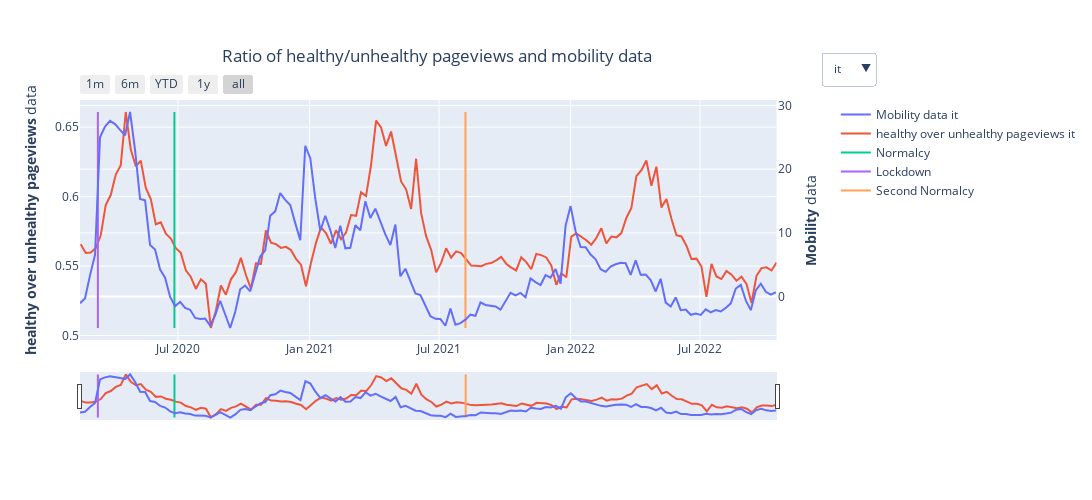

The notebook cell this image was saved under:
### Markdown cell above
#### Visualizing the ratio of healthy/unhealthy pageviews along with the mobility data

### Code cell
# Plotting the ratio and the mobility data
interactive_mob_plot(ratio_lan, mob_data_lan, 'healthy over unhealthy', 'ratio', 'Ratio of healthy/unhealthy pageviews and mobility data')

### Figure 1 — Plotly figure (JSON) as saved in the notebook; plotly's stock layout.template omitted (floating-point values rounded to 4 significant figures; data arrays with more than 128 entries replaced by an {"elided": "..."} marker saying what was removed)
{"data": [{"fillcolor": "yellow", "name": "Mobility data it", "type": "scatter", "x": {"elided": "140 str values"}, "xaxis": "x", "y": {"elided": "140 float values"}, "yaxis": "y2"}, {"fillcolor": "aqua", "name": "healthy over unhealthy pageviews it", "type": "scatter", "visible": true, "x": {"elided": "140 str values"}, "y": {"elided": "140 float values"}}, {"mode": "lines", "name": "Normalcy ", "type": "scatter", "visible": true, "x": ["2020-06-26T00:00:00", "2020-06-26T00:00:00"], "y": [0.5054, 0.6609]}, {"fillcolor": "moccasin", "mode": "lines", "name": "Lockdown ", "type": "scatter", "visible": true, "x": ["2020-03-11T00:00:00", "2020-03-11T00:00:00"], "y": [0.5054, 0.6609]}, {"mode": "lines", "name": "Second Normalcy ", "type": "scatter", "visible": true, "x": ["2021-08-07T00:00:00", "2021-08-07T00:00:00"], "y": [0.5054, 0.6609]}, {"fillcolor": "yellow", "name": "Mobility data en", "type": "scatter", "visible": false, "x": {"elided": "140 str values"}, "xaxis": "x", "y": {"elided": "140 float values"}, "yaxis": "y2"}, {"fillcolor": "aqua", "name": "healthy over unhealthy pageviews en", "type": "scatter", "visible": false, "x": {"elided": "140 str values"}, "y": {"elided": "140 float values"}}, {"mode": "lines", "name": "Normalcy ", "type": "scatter", "visible": false, "x": ["2020-07-04T00:00:00", "2020-07-04T00:00:00"], "y": [0.5789, 0.5816]}, {"fillcolor": "moccasin", "mode": "lines", "name": "Lockdown ", "type": "scatter", "visible": false, "x": ["2020-03-20T00:00:00", "2020-03-20T00:00:00"], "y": [0.5789, 0.5816]}, {"mode": "lines", "name": "Second Normalcy ", "type": "scatter", "visible": false, "x": ["2021-05-08T00:00:00", "2021-05-08T00:00:00"], "y": [0.5789, 0.5816]}, {"fillcolor": "yellow", "name": "Mobility data de", "type": "scatter", "visible": false, "x": {"elided": "140 str values"}, "xaxis": "x", "y": {"elided": "140 float values"}, "yaxis": "y2"}, {"fillcolor": "aqua", "name": "healthy over unhealthy pageviews de", "type": "scatter", "visible": false, "x": {"elided": "140 str values"}, "y": {"elided": "140 float values"}}, {"mode": "lines", "name": "Normalcy ", "type": "scatter", "visible": false, "x": ["2020-07-10T00:00:00", "2020-07-10T00:00:00"], "y": [0.9482, 0.9936]}, {"fillcolor": "moccasin", "mode": "lines", "name": "Lockdown ", "type": "scatter", "visible": false, "x": ["2020-03-16T00:00:00", "2020-03-16T00:00:00"], "y": [0.9482, 0.9936]}, {"mode": "lines", "name": "Second Normalcy ", "type": "scatter", "visible": false, "x": ["2021-10-02T00:00:00", "2021-10-02T00:00:00"], "y": [0.9482, 0.9936]}, {"fillcolor": "yellow", "name": "Mobility data nl", "type": "scatter", "visible": false, "x": {"elided": "140 str values"}, "xaxis": "x", "y": {"elided": "140 float values"}, "yaxis": "y2"}, {"fillcolor": "aqua", "name": "healthy over unhealthy pageviews nl", "type": "scatter", "visible": false, "x": {"elided": "140 str values"}, "y": {"elided": "140 float values"}}, {"mode": "lines", "name": "Normalcy ", "type": "scatter", "visible": false, "x": ["2020-05-29T00:00:00", "2020-05-29T00:00:00"], "y": [0.6126, 0.9111]}, {"fillcolor": "moccasin", "mode": "lines", "name": "Lockdown ", "type": "scatter", "visible": false, "x": ["2020-03-16T00:00:00", "2020-03-16T00:00:00"], "y": [0.6126, 0.9111]}, {"mode": "lines", "name": "Second Normalcy ", "type": "scatter", "visible": false, "x": ["2021-09-18T00:00:00", "2021-09-18T00:00:00"], "y": [0.6126, 0.9111]}, {"fillcolor": "yellow", "name": "Mobility data sr", "type": "scatter", "visible": false, "x": {"elided": "140 str values"}, "xaxis": "x", "y": {"elided": "140 float values"}, "yaxis": "y2"}, {"fillcolor": "aqua", "name": "healthy over unhealthy pageviews sr", "type": "scatter", "visible": false, "x": {"elided": "140 str values"}, "y": {"elided": "140 float values"}}, {"mode": "lines", "name": "Normalcy ", "type": "scatter", "visible": false, "x": ["2020-05-17T00:00:00", "2020-05-17T00:00:00"], "y": [0.7175, 2.164]}, {"fillcolor": "moccasin", "mode": "lines", "name": "Lockdown ", "type": "scatter", "visible": false, "x": ["2020-03-16T00:00:00", "2020-03-16T00:00:00"], "y": [0.7175, 2.164]}, {"mode": "lines", "name": "Second Normalcy ", "type": "scatter", "visible": false, "x": ["2021-12-25T00:00:00", "2021-12-25T00:00:00"], "y": [0.7175, 2.164]}, {"fillcolor": "yellow", "name": "Mobility data tr", "type": "scatter", "visible": false, "x": {"elided": "140 str values"}, "xaxis": "x", "y": {"elided": "140 float values"}, "yaxis": "y2"}, {"fillcolor": "aqua", "name": "healthy over unhealthy pageviews tr", "type": "scatter", "visible": false, "x": {"elided": "140 str values"}, "y": {"elided": "140 float values"}}, {"mode": "lines", "name": "Normalcy ", "type": "scatter", "visible": false, "x": ["2020-05-17T00:00:00", "2020-05-17T00:00:00"], "y": [0.5611, 1.256]}, {"fillcolor": "moccasin", "mode": "lines", "name": "Lockdown ", "type": "scatter", "visible": false, "x": ["2020-03-17T00:00:00", "2020-03-17T00:00:00"], "y": [0.5611, 1.256]}, {"mode": "lines", "name": "Second Normalcy ", "type": "scatter", "visible": false, "x": ["2021-07-17T00:00:00", "2021-07-17T00:00:00"], "y": [0.5611, 1.256]}, {"fillcolor": "yellow", "name": "Mobility data ca", "type": "scatter", "visible": false, "x": {"elided": "140 str values"}, "xaxis": "x", "y": {"elided": "140 float values"}, "yaxis": "y2"}, {"fillcolor": "aqua", "name": "healthy over unhealthy pageviews ca", "type": "scatter", "visible": false, "x": {"elided": "140 str values"}, "y": {"elided": "140 float values"}}, {"mode": "lines", "name": "Normalcy ", "type": "scatter", "visible": false, "x": ["2020-05-21T00:00:00", "2020-05-21T00:00:00"], "y": [1.159, 2.73]}, {"fillcolor": "moccasin", "mode": "lines", "name": "Lockdown ", "type": "scatter", "visible": false, "x": ["2020-03-16T00:00:00", "2020-03-16T00:00:00"], "y": [1.159, 2.73]}, {"mode": "lines", "name": "Second Normalcy ", "type": "scatter", "visible": false, "x": ["2021-08-07T00:00:00", "2021-08-07T00:00:00"], "y": [1.159, 2.73]}, {"fillcolor": "yellow", "name": "Mobility data fi", "type": "scatter", "visible": false, "x": {"elided": "140 str values"}, "xaxis": "x", "y": {"elided": "140 float values"}, "yaxis": "y2"}, {"fillcolor": "aqua", "name": "healthy over unhealthy pageviews fi", "type": "scatter", "visible": false, "x": {"elided": "140 str values"}, "y": {"elided": "140 float values"}}, {"mode": "lines", "name": "Normalcy ", "type": "scatter", "visible": false, "x": ["2020-05-21T00:00:00", "2020-05-21T00:00:00"], "y": [0.8526, 1.106]}, {"fillcolor": "moccasin", "mode": "lines", "name": "Lockdown ", "type": "scatter", "visible": false, "x": ["2020-03-16T00:00:00", "2020-03-16T00:00:00"], "y": [0.8526, 1.106]}, {"mode": "lines", "name": "Second Normalcy ", "type": "scatter", "visible": false, "x": ["2021-07-17T00:00:00", "2021-07-17T00:00:00"], "y": [0.8526, 1.106]}], "layout": {"autosize": false, "height": 500, "title": {"text": "Ratio of healthy/unhealthy pageviews and mobility data", "x": 0.4, "xanchor": "center", "y": 0.9, "yanchor": "top"}, "updatemenus": [{"active": 0, "buttons": [{"args": [{"showlegend": true, "title": "it", "visible": [true, true, true, true, true, false, false, false, false, false, false, false, false, false, false, false, false, false, false, false, false, false, false, false, false, false, false, false, false, false, false, false, false, false, false, false, false, false, false, false]}], "label": "it", "method": "update"}, {"args": [{"showlegend": true, "title": "en", "visible": [false, false, false, false, false, true, true, true, true, true, false, false, false, false, false, false, false, false, false, false, false, false, false, false, false, false, false, false, false, false, false, false, false, false, false, false, false, false, false, false]}], "label": "en", "method": "update"}, {"args": [{"showlegend": true, "title": "de", "visible": [false, false, false, false, false, false, false, false, false, false, true, true, true, true, true, false, false, false, false, false, false, false, false, false, false, false, false, false, false, false, false, false, false, false, false, false, false, false, false, false]}], "label": "de", "method": "update"}, {"args": [{"showlegend": true, "title": "nl", "visible": [false, false, false, false, false, false, false, false, false, false, false, false, false, false, false, true, true, true, true, true, false, false, false, false, false, false, false, false, false, false, false, false, false, false, false, false, false, false, false, false]}], "label": "nl", "method": "update"}, {"args": [{"showlegend": true, "title": "sr", "visible": [false, false, false, false, false, false, false, false, false, false, false, false, false, false, false, false, false, false, false, false, true, true, true, true, true, false, false, false, false, false, false, false, false, false, false, false, false, false, false, false]}], "label": "sr", "method": "update"}, {"args": [{"showlegend": true, "title": "tr", "visible": [false, false, false, false, false, false, false, false, false, false, false, false, false, false, false, false, false, false, false, false, false, false, false, false, false, true, true, true, true, true, false, false, false, false, false, false, false, false, false, false]}], "label": "tr", "method": "update"}, {"args": [{"showlegend": true, "title": "ca", "visible": [false, false, false, false, false, false, false, false, false, false, false, false, false, false, false, false, false, false, false, false, false, false, false, false, false, false, false, false, false, false, true, true, true, true, true, false, false, false, false, false]}], "label": "ca", "method": "update"}, {"args": [{"showlegend": true, "title": "fi", "visible": [false, false, false, false, false, false, false, false, false, false, false, false, false, false, false, false, false, false, false, false, false, false, false, false, false, false, false, false, false, false, false, false, false, false, false, true, true, true, true, true]}], "label": "fi", "method": "update"}], "x": 1, "xanchor": "left", "y": 1.2, "yanchor": "top"}], "width": 1100, "xaxis": {"anchor": "y", "domain": [0, 0.94], "rangeselector": {"buttons": [{"count": 1, "label": "1m", "step": "month", "stepmode": "backward"}, {"count": 6, "label": "6m", "step": "month", "stepmode": "backward"}, {"count": 1, "label": "YTD", "step": "year", "stepmode": "todate"}, {"count": 1, "label": "1y", "step": "year", "stepmode": "backward"}, {"step": "all"}]}, "rangeslider": {"visible": true}, "type": "date"}, "yaxis": {"anchor": "x", "domain": [0, 1], "title": {"text": "<b>healthy over unhealthy pageviews</b> data"}}, "yaxis2": {"anchor": "x", "overlaying": "y", "side": "right", "title": {"text": "<b>Mobility</b> data"}}}}
